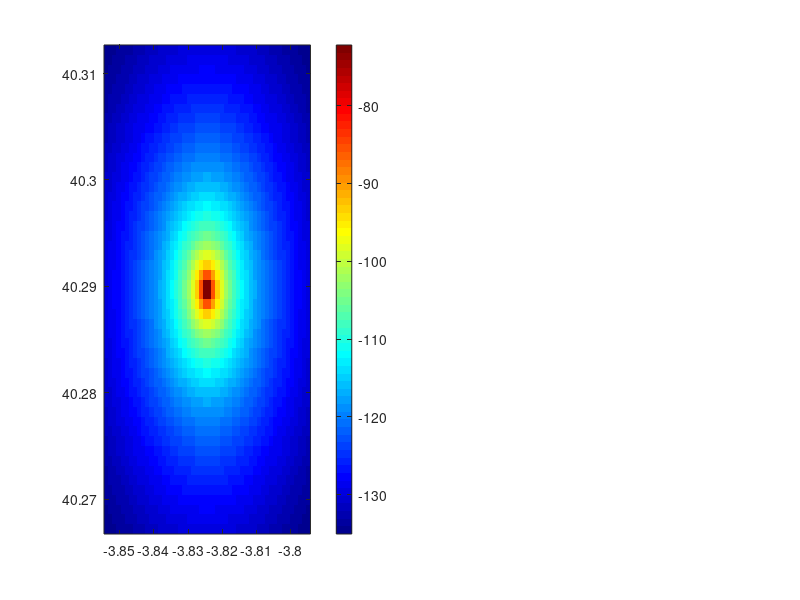

Write the MATLAB code that produced this figure. (Note: this script raises an error after producing the figure.)
%% SIMULACIÓN DE COBERTURA 5G FR1 — Escenario Táctico n28 (700 MHz)
% TFG: Diseño e Implementación de una Herramienta de Gemelo Digital
%      para la Planificación y Visualización de Cobertura en Redes 5G
%      Tácticas Desplegables
%
% Autor : Álvaro Martínez Téllez
% Tutor : Miguel Ángel Ortuño Pérez
% Curso : 2025-2026
%
% DESCRIPCIÓN:
%   Segundo escenario de simulación: nodo táctico desplegable en banda n28
%   (700 MHz FR1). A 700 MHz la propagación es ~14 dB mejor que a 3.5 GHz
%   para la misma distancia, por lo que este escenario representa un nodo
%   de área extendida adecuado para cobertura de zona táctica amplia o
%   terreno montañoso.
%
%   Diferencias respecto al escenario base (3.5 GHz / 40 dBm):
%     - Frecuencia : 700 MHz (banda n28 — 5G NR FR1 sub-1 GHz)
%     - Potencia   : 33 dBm (5W — radio táctico portátil o vehicular ligero)
%     - Antena     : 10 dBi, omnidireccional vertical, mástil a 15 m
%     - Área       : 5×5 km, espaciado 100 m (escenario de mayor alcance)
%     - Ancho de banda: 10 MHz, SCS 15 kHz (52 RBs según 3GPP TS 38.104)
%
% REQUISITOS MATLAB:
%   - MATLAB R2025b o superior (probado en R2025b Update 4)
%   - Communications Toolbox (para propagationModel y txsite/rxsite)
%   - Mapping Toolbox (opcional, para SRTM)
%
% EJECUCIÓN:
%   Ejecutar sección a sección (Ctrl+Enter) igual que el script principal.

%% =========================================================================
%  BLOQUE 0: LIMPIEZA DEL ENTORNO
%  =========================================================================
clear; clc; close all;
disp('=== Simulación 5G FR1 n28 — Escenario Táctico 700 MHz ===');

%% =========================================================================
%  BLOQUE 1: PARÁMETROS DE CONFIGURACIÓN
%  =========================================================================
% --- Estación base táctica n28 (700 MHz) ---
fc_Hz       = 700e6;        % Frecuencia central [Hz] — banda n28 (663-698 / 703-748 MHz)
Ptx_dBm     = 33;           % Potencia de transmisión [dBm] = 2 W (radio táctico ligero)
Ptx_W       = 10^((Ptx_dBm - 30) / 10);
Gtx_dBi     = 10;           % Ganancia antena Tx [dBi] (omnidireccional vertical, mástil)
Grx_dBi     = 0;            % Ganancia antena Rx [dBi] (terminal de usuario)
hTx_m       = 15;           % Altura antena Tx [m] — mástil vehicular o soporte ligero
hRx_m       = 1.5;          % Altura antena Rx [m]

L_cable_dB  = 2;            % Pérdidas de cable [dB]

EIRP_dBm    = Ptx_dBm + Gtx_dBi - L_cable_dB;
fprintf('EIRP: %.1f dBm\n', EIRP_dBm);

% --- Emplazamiento (mismo campus URJC Fuenlabrada para comparación directa) ---
lat0 = 40.2897;
lon0 = -3.8244;

% --- Cuadrícula 5×5 km con resolución 100 m (50×50 = 2500 puntos) ---
areaKm        = 5;
gridSpacing_m = 100;
nPuntos       = areaKm * 1000 / gridSpacing_m;   % 50 puntos por lado
fprintf('Cuadrícula: %dx%d = %d puntos totales\n', nPuntos, nPuntos, nPuntos^2);

deltaLat_deg = (areaKm / 2) / 111;
deltaLon_deg = (areaKm / 2) / (111 * cosd(lat0));

%% =========================================================================
%  BLOQUE 2: GENERACIÓN DE LA CUADRÍCULA DE PUNTOS RECEPTORES
%  =========================================================================
lats_vec = linspace(lat0 - deltaLat_deg, lat0 + deltaLat_deg, nPuntos);
lons_vec = linspace(lon0 - deltaLon_deg, lon0 + deltaLon_deg, nPuntos);

[LONS, LATS] = meshgrid(lons_vec, lats_vec);

lats_flat = LATS(:);
lons_flat = LONS(:);

fprintf('Rango latitud : [%.4f, %.4f]\n', min(lats_flat), max(lats_flat));
fprintf('Rango longitud: [%.4f, %.4f]\n', min(lons_flat), max(lons_flat));

%% =========================================================================
%  BLOQUE 3: CARGA DE DATOS DE ELEVACIÓN SRTM
%  =========================================================================
srtm_file = 'data/srtm_fuenlabrada.tif';

if isfile(srtm_file)
    [elev_data, R] = readgeoraster(srtm_file);
    elev_data = double(elev_data);
    elev_data(elev_data < -100) = 0;
    elev_grid = geointerp(elev_data, R, lats_flat, lons_flat, 'linear');
    fprintf('Elevación cargada. Rango: [%.0f, %.0f] m\n', min(elev_grid), max(elev_grid));
else
    warning('Fichero SRTM no encontrado. Usando terreno plano (elev=0).');
    elev_grid = zeros(nPuntos^2, 1);
end

tiene_srtm = isfile(srtm_file);

%% =========================================================================
%  BLOQUE 4: MODELO DE PROPAGACIÓN — LONGLEY-RICE (ITM) / FALLBACK
%  =========================================================================
% NOTA: A 700 MHz la ganancia de propagación vs 3.5 GHz es:
%   ΔPL_FSPL = 20*log10(3500/700) = 20*log10(5) ≈ 14 dB menos de pérdidas
%   Esto se traduce en cobertura ~2.3× mayor en distancia (d ∝ 10^(ΔPL/n))

v_comm = ver('comm');
tiene_comm_toolbox = ~isempty(v_comm);

if tiene_comm_toolbox
    fprintf('Communications Toolbox detectado → Longley-Rice ITM (700 MHz)\n');

    tx = txsite('Name', 'gNodeB_Tactico_n28', ...
        'Latitude',             lat0, ...
        'Longitude',            lon0, ...
        'AntennaHeight',        hTx_m, ...
        'TransmitterFrequency', fc_Hz, ...
        'TransmitterPower',     Ptx_W);

    pm = propagationModel('longley-rice');

    rx_sites = rxsite('Latitude',      lats_flat, ...
                      'Longitude',     lons_flat, ...
                      'AntennaHeight', hRx_m);

    fprintf('Calculando Longley-Rice para %d puntos a 700 MHz...\n', length(lats_flat));
    Prx_dBm    = sigstrength(rx_sites, tx, pm);
    Prx_dBm    = Prx_dBm(:);
    modelo_usado = 'Longley-Rice';

else
    % Okumura-Hata urbano/suburbano: válido 150–1500 MHz, incluye 700 MHz.
    % (COST-231 Hata no es válido por debajo de 1500 MHz; se usa el original.)
    fprintf('Communications Toolbox NO disponible → Okumura-Hata 700 MHz (fallback)\n');

    dist_km = sqrt( ((lons_flat - lon0) .* 111 .* cosd(lat0)).^2 + ...
                    ((lats_flat - lat0) .* 111).^2 );
    dist_km  = max(dist_km, 0.01);

    fc_MHz  = fc_Hz / 1e6;    % 700 MHz
    % Factor de corrección de altura de receptor (ciudad mediana/pequeña)
    a_hRx = (1.1*log10(fc_MHz) - 0.7)*hRx_m - (1.56*log10(fc_MHz) - 0.8);
    % Pérdida de trayecto Okumura-Hata urbana
    PL_dB = 69.55 + 26.16*log10(fc_MHz) - 13.82*log10(hTx_m) - a_hRx ...
          + (44.9 - 6.55*log10(hTx_m)) .* log10(dist_km);

    Prx_dBm    = EIRP_dBm + Grx_dBi - PL_dB;
    Prx_dBm    = Prx_dBm(:);
    modelo_usado = 'Okumura-Hata';
end

% --- FSPL teórico para referencia ---
c = 3e8;
dist_m = sqrt( ((lons_flat - lon0) .* 111000 .* cosd(lat0)).^2 + ...
               ((lats_flat - lat0) .* 111000).^2 );
dist_m = max(dist_m, 1);
FSPL_dB       = 20*log10(dist_m) + 20*log10(fc_Hz) + 20*log10(4*pi/c);
Prx_dBm_FSPL  = EIRP_dBm + Grx_dBi - FSPL_dB;

fprintf('Modelo activo  : %s\n',        modelo_usado);
fprintf('Prx rango      : [%.1f, %.1f] dBm\n', min(Prx_dBm), max(Prx_dBm));
fprintf('Prx FSPL (ref) : [%.1f, %.1f] dBm\n', min(Prx_dBm_FSPL), max(Prx_dBm_FSPL));

%% =========================================================================
%  BLOQUE 5: CÁLCULO DEL RSRP
%  =========================================================================
% Banda n28, 10 MHz de ancho de banda, SCS = 15 kHz:
%   NRB = 52 bloques de recurso (3GPP TS 38.104 Tabla 5.3.2-1)
%   N_RE_BW = 52 * 12 = 624 RE totales → delta_RSRP = 10*log10(624) ≈ 27.95 dB
%
% A mayor ancho de banda → mayor delta_RSRP → RSRP más bajo en valor absoluto,
% pero el throughput y la capacidad aumentan. La comparación n78 vs n28 muestra
% el trade-off cobertura (700 MHz, BW estrecho) vs capacidad (3.5 GHz, 100 MHz).

NRB_10MHz = 52;          % Resource Blocks para 10 MHz, SCS=15kHz (n28)
delta_RSRP_dB = 10 * log10(NRB_10MHz * 12);   % ≈ 27.95 dB

RSRP_dBm = Prx_dBm - delta_RSRP_dB;

RSRP_min = -140;
RSRP_max = -40;
RSRP_dBm = max(min(RSRP_dBm, RSRP_max), RSRP_min);

fprintf('RSRP rango: [%.1f, %.1f] dBm\n', min(RSRP_dBm), max(RSRP_dBm));

RSRP_grid = reshape(RSRP_dBm, nPuntos, nPuntos);

%% =========================================================================
%  BLOQUE 6: VISUALIZACIÓN DEL MAPA DE COBERTURA
%  =========================================================================
figure('Name', 'Mapa Cobertura RSRP 5G n28 — 700 MHz Táctico', 'NumberTitle', 'off');

subplot(1,2,1);
imagesc(lons_vec, lats_vec, RSRP_grid);
set(gca, 'YDir', 'normal');
colormap(gca, jet);
cb = colorbar;
cb.Label.String = 'RSRP [dBm]';
clim([RSRP_min RSRP_max]);
xlabel('Longitud [°]'); ylabel('Latitud [°]');
title('Mapa de Cobertura RSRP — n28 700 MHz');
hold on;
plot(lon0, lat0, 'w^', 'MarkerSize', 12, 'LineWidth', 2, 'DisplayName', 'gNodeB Táctico');
legend('Location', 'northeast');

subplot(1,2,2);
zona_cobertura = zeros(nPuntos, nPuntos);
zona_cobertura(RSRP_grid >= -80)                      = 4;
zona_cobertura(RSRP_grid >= -90 & RSRP_grid < -80)    = 3;
zona_cobertura(RSRP_grid >= -100 & RSRP_grid < -90)   = 2;
zona_cobertura(RSRP_grid >= -110 & RSRP_grid < -100)  = 1;

imagesc(lons_vec, lats_vec, zona_cobertura);
set(gca, 'YDir', 'normal');
colormap(gca, [0.8 0.8 0.8; 1 0.4 0.4; 1 0.8 0; 0.4 0.8 0.4; 0 0.6 0]);
cb2 = colorbar('Ticks', 0:4, 'TickLabels', ...
    {'Sin cobertura','Débil (<-110)','Aceptable (<-100)','Buena (<-90)','Excelente (≥-80)'});
xlabel('Longitud [°]'); ylabel('Latitud [°]');
title('Clasificación de Cobertura — n28 700 MHz');
hold on;
plot(lon0, lat0, 'k^', 'MarkerSize', 12, 'LineWidth', 2);

sgtitle(sprintf('Simulación 5G FR1 n28 | f_c=%.0f MHz | P_{tx}=%.0f dBm | h_{Tx}=%.0f m', ...
    fc_Hz/1e6, Ptx_dBm, hTx_m));

fprintf('\n--- Estadísticas de cobertura (n28 700 MHz) ---\n');
fprintf('Excelente  (≥-80 dBm) : %5.1f%%\n', 100*mean(RSRP_dBm >= -80));
fprintf('Buena      (<-90 dBm) : %5.1f%%\n', 100*mean(RSRP_dBm >= -90 & RSRP_dBm < -80));
fprintf('Aceptable  (<-100 dBm): %5.1f%%\n', 100*mean(RSRP_dBm >= -100 & RSRP_dBm < -90));
fprintf('Débil      (<-110 dBm): %5.1f%%\n', 100*mean(RSRP_dBm >= -110 & RSRP_dBm < -100));
fprintf('Sin cobertura (<-110) : %5.1f%%\n', 100*mean(RSRP_dBm < -110));
fprintf('RSRP medio            : %.1f dBm\n', mean(RSRP_dBm));

%% =========================================================================
%  BLOQUE 7: EXPORTACIÓN A JSON
%  =========================================================================
params.frecuencia_GHz    = fc_Hz / 1e9;
params.potencia_tx_dBm   = Ptx_dBm;
params.ganancia_tx_dBi   = Gtx_dBi;
params.altura_tx_m       = hTx_m;
params.altura_rx_m       = hRx_m;
params.lat_emplazamiento = lat0;
params.lon_emplazamiento = lon0;
params.area_km           = areaKm;
params.espaciado_grid_m  = gridSpacing_m;
params.modelo_propagacion = modelo_usado;
if tiene_srtm
    params.datos_elevacion = 'SRTM_30m';
else
    params.datos_elevacion = 'plano';
end

nombre_sim = sprintf('URJC_Fuenlabrada_%.0fMHz_%ddBm_tactico', fc_Hz/1e6, Ptx_dBm);

fichero_json = exportar_json(nombre_sim, lats_flat, lons_flat, RSRP_dBm, params);
fprintf('Simulación exportada a: %s\n', fichero_json);

%% =========================================================================
%  BLOQUE 8: VALIDACIÓN — COMPARACIÓN CON FSPL TEÓRICO
%  =========================================================================
c_val = 3e8;
d_ref_m   = 1000;
FSPL_ref  = 20*log10(d_ref_m) + 20*log10(fc_Hz) + 20*log10(4*pi/c_val);
Prx_ref   = EIRP_dBm + Grx_dBi - FSPL_ref;
RSRP_ref  = Prx_ref - delta_RSRP_dB;
fprintf('\n--- Validación teórica (FSPL, d=1 km, 700 MHz) ---\n');
fprintf('FSPL             : %.1f dB\n', FSPL_ref);
fprintf('Prx              : %.1f dBm\n', Prx_ref);
fprintf('RSRP estimado    : %.1f dBm\n', RSRP_ref);
fprintf('Interpretación   : ');
if     RSRP_ref >= -80,  fprintf('Excelente\n');
elseif RSRP_ref >= -90,  fprintf('Buena\n');
elseif RSRP_ref >= -100, fprintf('Aceptable\n');
elseif RSRP_ref >= -110, fprintf('Débil\n');
else,                    fprintf('Sin cobertura\n');
end

% --- Comparativa teórica 700 MHz vs 3.5 GHz ---
fprintf('\n--- Comparativa 700 MHz vs 3.5 GHz (FSPL, d=1 km) ---\n');
FSPL_35 = 20*log10(d_ref_m) + 20*log10(3.5e9) + 20*log10(4*pi/c_val);
fprintf('FSPL a 700 MHz   : %.1f dB\n', FSPL_ref);
fprintf('FSPL a 3.5 GHz   : %.1f dB\n', FSPL_35);
fprintf('Ventaja 700 MHz  : %.1f dB menos de pérdidas\n', FSPL_35 - FSPL_ref);
fprintf('Mayor alcance (approx, n=3.5): ×%.1f\n', 10^((FSPL_35-FSPL_ref)/(10*3.5)));

%% =========================================================================
%  BLOQUE 9: NOTAS DE ANÁLISIS TÁCTICO
%  =========================================================================
% La banda n28 (700 MHz) es idónea para despliegues tácticos por:
%   - Mayor alcance: ~2× más que 3.5 GHz con misma potencia
%   - Mejor penetración: edificios, vegetación, orografía accidentada
%   - Menor sensibilidad al bloqueo por obstáculos (Fresnel más amplio)
%
% Contrapartida vs n78 (3.5 GHz):
%   - Menor ancho de banda disponible (≤10-20 MHz vs ≤100 MHz)
%   - Menor throughput máximo (DL ~75 Mbps vs ~900 Mbps)
%   - Antenas más voluminosas (λ=42.8 cm vs λ=8.6 cm)
%
% Para el TFG, la comparación visual n78 vs n28 en el gemelo digital
% ilustra directamente el trade-off cobertura/capacidad que el planificador
% táctico debe evaluar según el escenario operativo.
